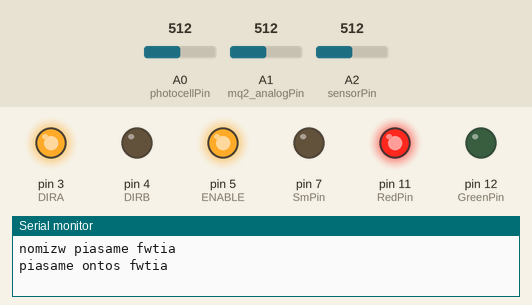
Recording of a sketch running on a simulated Arduino Uno, built with avr-gcc and run on an emulated ATmega328P. On the bench: output pins drawn as LEDs (lit = HIGH), the last lines printed to the serial monitor. Dashed ring = blinking. The test bench sets the inputs (shaded band); at power-on: A2 (sensorPin) = 512, A0 (photocellPin) = 512, A1 (mq2_analogPin) = 512.

Above: at 2.8 s.
2.9 s: A2 (sensorPin) set to 213
6.6 s: A2 (sensorPin) set to 188
At 11.2 s:
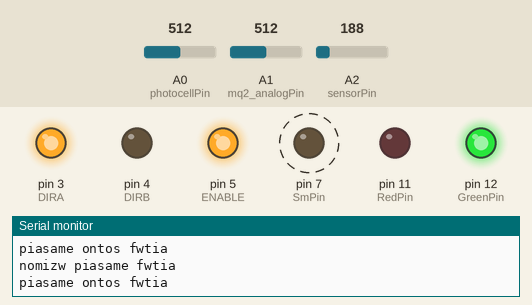
14.4 s: A0 (photocellPin) set to 615
17.9 s: A0 (photocellPin) set to 629
At 25.5 s:
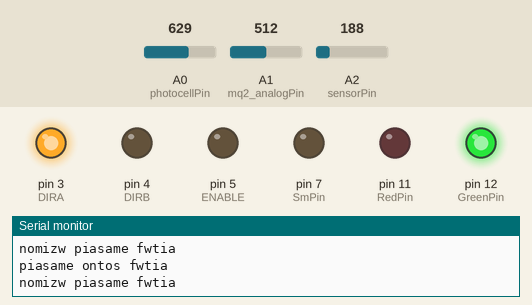
26.0 s: A2 (sensorPin) set to 210
At 27.6 s:
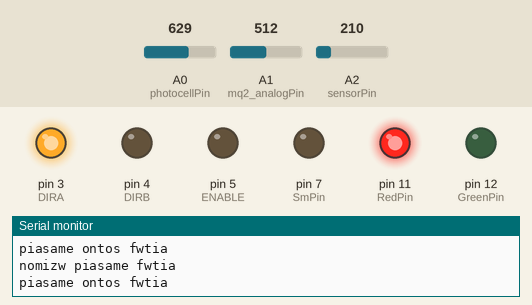
34.1 s: A1 (mq2_analogPin) set to 585
37.6 s: A1 (mq2_analogPin) set to 608
At 38.6 s:
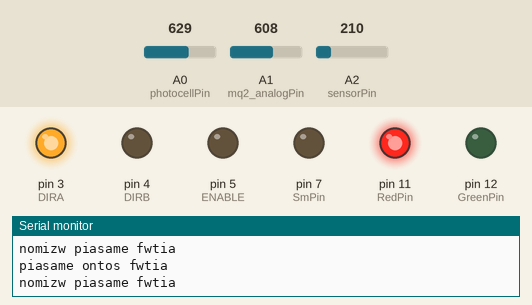
Timing chart, 0 to 40.6 s (numbered marks = the images above; inputs shaded):
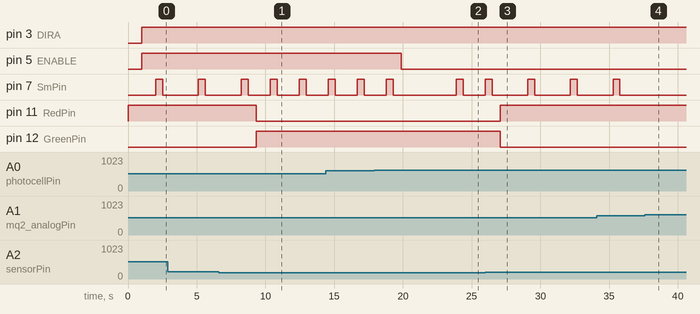

The sketch:

Sensors.ino
```cpp
#define ENABLE 5
#define DIRA 3
#define DIRB 4


int sensorPin  =  A2;     // select the input  pin for  the potentiometer
int RedPin  =  11;   // select the pin for  the LED
int GreenPin = 12;
int sensorValue =  0;  // variable to  store  the value  coming  from  the sensor
int SmPin = 7;
int photocellPin = 0;     // the cell and 10K pulldown are connected to a0
int photocellReading;     // the analog reading from the sensor divider
//int LEDpin = 11;          // connect Red LED to pin 11 (PWM pin)
int LEDbrightness;        //
int log2 = 0;

int mq2_analogPin = A1;


void setup()
{

  pinMode(RedPin,OUTPUT);
  pinMode(GreenPin,OUTPUT);

  pinMode(ENABLE,OUTPUT);
  pinMode(DIRA,OUTPUT);
  pinMode(DIRB,OUTPUT);

  pinMode(SmPin,OUTPUT);


  Serial.begin(9600);
}
void loop()
{
sensorValue =  analogRead(sensorPin);

//Serial.println(sensorValue,  DEC);


if (sensorValue > 200)
{
    digitalWrite(RedPin, HIGH);
    digitalWrite(GreenPin, LOW);
    delay(1000);
}
else
{
  digitalWrite(RedPin, LOW);
  digitalWrite(GreenPin, HIGH);
}

 photocellReading = analogRead(photocellPin);

  //Serial.print("Analog reading = ");
  //Serial.println(photocellReading);     // the raw analog reading

  // LED gets brighter the darker it is at the sensor
  // that means we have to -invert- the reading from 0-1023 back to 1023-0
  photocellReading = 1023 - photocellReading;
  //now we have to map 0-1023 to 0-255 since thats the range analogWrite uses
  LEDbrightness = map(photocellReading, 0, 1023, 0, 255);
  // analogWrite(LEDpin, LEDbrightness);

if (photocellReading > 400)
{
  //Serial.println("Mphka molis sthn if");
  digitalWrite(ENABLE,HIGH); // enable on
  digitalWrite(DIRA,HIGH); //one way
  digitalWrite(DIRB,LOW);
  log2 = 1;
  delay(10);
}
else if(log2 == 1)
{
  //Serial.println("Mphka sthn deyeterh if");
  digitalWrite(ENABLE,LOW); // disable
   log2 = 0;
  delay(3000);
}


int mq2_value = analogRead(mq2_analogPin);
if (mq2_value < 600)
{
  Serial.println("nomizw piasame fwtia");
  delay(1000);
  int mq2_value = analogRead(mq2_analogPin);
  if (mq2_value < 600)
  {
   Serial.println("piasame ontos fwtia");

   digitalWrite(SmPin, HIGH);
   delay(500);
   digitalWrite(SmPin, LOW);
   delay(500);
  }
}

delay(100);

}
```

Measured:
- the behaviour switches between 201 and 200 on A2 (sensorPin) (found by bisection; images 0 and 1)
- the behaviour switches between 622 and 623 on A0 (photocellPin) (found by bisection; images 1 and 2)
- after the input at 6.6 s, pin 7 (SmPin): alternates HIGH for 0.50 s and LOW for 1.6 s, starting after 3.7 s; pin 11 (RedPin): HIGH → LOW after 2.7 s; pin 12 (GreenPin): LOW → HIGH after 2.7 s
- after the input at 17.9 s, pin 5 (ENABLE): HIGH → LOW after 2.0 s
- after the input at 26.0 s, pin 7 (SmPin): alternates HIGH for 0.50 s and LOW for 2.6 s, starting after 3.1 s; pin 11 (RedPin): LOW → HIGH after 1.1 s; pin 12 (GreenPin): HIGH → LOW after 1.1 s
- after the input at 37.6 s, pin 7 (SmPin): stays LOW (without the input it goes to HIGH after 0.79 s)
